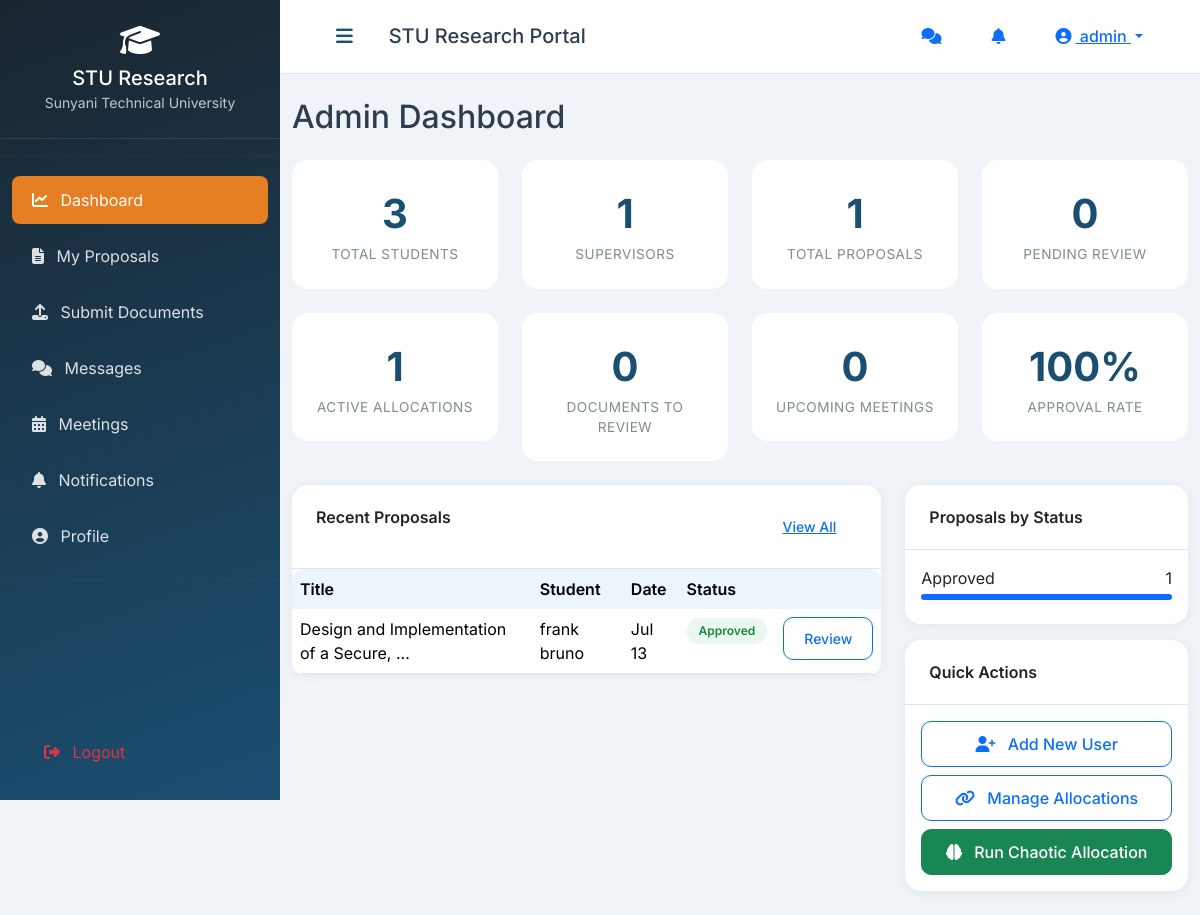
Page /dashboard/admin/ (signed in) on the committed database.
### research/models.py (models this page shows, shortened)
class User(AbstractUser):
    ROLE_CHOICES = (
        ('admin', 'Administrator'),
        ('supervisor', 'Supervisor'),
        ('student', 'Student'),
    )
    role = models.CharField(max_length=20, choices=ROLE_CHOICES, default='student')
    student_id = models.CharField(max_length=50, unique=True, null=True, blank=True)
    phone = models.CharField(max_length=20, blank=True)
    department = models.CharField(max_length=100, blank=True)
    profile_pic = models.ImageField(upload_to='profile_pics/', null=True, blank=True)
    is_active = models.BooleanField(default=True)
    last_seen = models.DateTimeField(null=True, blank=True)

class Proposal(models.Model):
    STATUS_CHOICES = (
        ('draft', 'Draft'),
        ('submitted', 'Submitted'),
        ('under_review', 'Under Review'),
        ('approved', 'Approved'),
        ('rejected', 'Rejected'),
        ('revision_required', 'Revision Required'),
    )
    student = models.ForeignKey(
        User, on_delete=models.CASCADE,
        related_name='proposals',
        limit_choices_to={'role': 'student'}
    )
    title = models.CharField(max_length=500)
    abstract = models.TextField(blank=True)
    objectives = models.TextField(blank=True)
    methodology = models.TextField(blank=True)
    background = models.TextField(blank=True)
    expected_outcomes = models.TextField(blank=True)
    keywords = models.CharField(max_length=500, blank=True, help_text="Comma separated keywords")
    department = models.CharField(max_length=100, blank=True)
    program = models.CharField(max_length=100, blank=True)
    academic_year = models.CharField(max_length=20, blank=True)
    document = models.FileField(upload_to='proposals/', null=True, blank=True)
    status = models.CharField(max_length=30, choices=STATUS_CHOICES, default='draft')
    admin_comments = models.TextField(blank=True)
    submission_date = models.DateTimeField(null=True, blank=True)
    review_date = models.DateTimeField(null=True, blank=True)
    created_at = models.DateTimeField(auto_now_add=True)
    updated_at = models.DateTimeField(auto_now=True)

### research/views.py (the view)
# urls.py: path('dashboard/admin/', views.admin_dashboard, name='admin_dashboard'),
@login_required
@role_required('admin')
def admin_dashboard(request):
    today = timezone.now().date()
    stats = {
        'total_users': User.objects.count(),
        'total_students': User.objects.filter(role='student').count(),
        'total_supervisors': User.objects.filter(role='supervisor').count(),
        'total_proposals': Proposal.objects.count(),
        'pending_proposals': Proposal.objects.filter(status__in=['submitted', 'under_review']).count(),
        'approved_proposals': Proposal.objects.filter(status='approved').count(),
        'rejected_proposals': Proposal.objects.filter(status='rejected').count(),
        'active_allocations': Allocation.objects.filter(status='active').count(),
        'total_reports': ProgressReport.objects.count(),
        'pending_reviews': ProgressReport.objects.filter(status='submitted').count(),
        'total_meetings': Meeting.objects.count(),
        'upcoming_meetings': Meeting.objects.filter(
            meeting_date__gte=timezone.now(), status='scheduled'
        ).count(),
        'completion_rate': 0,
    }
    total = stats['total_proposals']
    if total > 0:
        stats['completion_rate'] = int((stats['approved_proposals'] / total) * 100)
    monthly_proposals = (
        Proposal.objects
        .filter(submission_date__year=today.year)
        .values('submission_date__month')
        .annotate(count=Count('id'))
        .order_by('submission_date__month')
    )
    recent_proposals = (
        Proposal.objects
        .select_related('student')
        .order_by('-created_at')[:10]
    )
    proposals_by_status = list(
        Proposal.objects.values('status').annotate(count=Count('id'))
    )
    proposals_by_department = list(
        Proposal.objects
        .exclude(department='')
        .values('department')
        .annotate(count=Count('id'))
        .order_by('-count')[:10]
    )
    context = {
        'stats': stats,
        'monthly_proposals': monthly_proposals,
        'recent_proposals': recent_proposals,
        'proposals_by_status': proposals_by_status,
        'proposals_by_department': proposals_by_department,
        'section': 'dashboard',
    }
    return render(request, 'research/admin/dashboard.html', context)

### research/context_processors.py (called while the page is built)
def notification_count(request):
    if request.user.is_authenticated:
        notif_count = Notification.objects.filter(user=request.user, is_read=False).count()
        try:
            from .models import Message
            msg_count = Message.objects.filter(recipient=request.user, is_read=False).count()
        except Exception:
            msg_count = 0
        return {
            'unread_notification_count': notif_count,
            'unread_msg_count': msg_count,
        }
    return {'unread_notification_count': 0, 'unread_msg_count': 0}

def user_role(request):
    if request.user.is_authenticated:
        return {'user_role': request.user.role}
    return {'user_role': None}

### research/views.py (called while the page is built)
def role_required(*roles):
    def decorator(view_func):
        @wraps(view_func)
        def wrapper(request, *args, **kwargs):
            if not request.user.is_authenticated:
                messages.warning(request, 'Please log in to access this page.')
                return redirect('login')
            if request.user.role not in roles and not request.user.is_superuser:
                messages.error(request, 'You do not have permission to access this page.')
                return redirect('dashboard')
            return view_func(request, *args, **kwargs)
        return wrapper
    return decorator

### templates/research/admin/dashboard.html (shortened to what this page needs)
{% extends 'base.html' %}
{% load static %}
{% block content %}
<div class="row">
    <div class="col-12">
        <h2 class="mb-4">Admin Dashboard</h2>
    </div>
</div>
<div class="row g-4 mb-4">
    <div class="col-md-3">
        <div class="stat-card">
            <div class="stat-number">{{ stats.total_students }}</div>
            <div class="stat-label">Total Students</div>
        </div>
    </div>
    <div class="col-md-3">
        <div class="stat-card">
            <div class="stat-number">{{ stats.total_supervisors }}</div>
            <div class="stat-label">Supervisors</div>
        </div>
    </div>
    <div class="col-md-3">
        <div class="stat-card">
            <div class="stat-number">{{ stats.total_proposals }}</div>
            <div class="stat-label">Total Proposals</div>
        </div>
    </div>
    <div class="col-md-3">
        <div class="stat-card">
            <div class="stat-number">{{ stats.pending_proposals }}</div>
            <div class="stat-label">Pending Review</div>
        </div>
    </div>
</div>
<div class="row g-4 mb-4">
    <div class="col-md-3">
        <div class="stat-card">
            <div class="stat-number">{{ stats.active_allocations }}</div>
            <div class="stat-label">Active Allocations</div>
        </div>
    </div>
    <div class="col-md-3">
        <div class="stat-card">
            <div class="stat-number">{{ stats.pending_reviews }}</div>
            <div class="stat-label">Documents to Review</div>
        </div>
    </div>
    <div class="col-md-3">
        <div class="stat-card">
            <div class="stat-number">{{ stats.upcoming_meetings }}</div>
            <div class="stat-label">Upcoming Meetings</div>
        </div>
    </div>
    <div class="col-md-3">
        <div class="stat-card">
            <div class="stat-number">{{ stats.completion_rate }}%</div>
            <div class="stat-label">Approval Rate</div>
        </div>
    </div>
</div>
<div class="row g-4">
    <div class="col-md-8">
        <div class="card">
            <div class="card-header">
                Recent Proposals
                <a href="{% url 'admin_proposals' %}" class="btn btn-sm btn-link float-end">View All</a>
            </div>
            <div class="card-body p-0">
                <div class="table-responsive">
                    <table class="table table-hover mb-0">
                        <thead>
                            <tr><th>Title</th><th>Student</th><th>Date</th><th>Status</th><th></th></tr>
                        </thead>
                        <tbody>
                            {% for proposal in recent_proposals %}
                            <tr>
                                <td>{{ proposal.title|truncatechars:40 }}</td>
                                <td>{{ proposal.student.get_full_name|default:proposal.student.username }}</td>
                                <td>{{ proposal.created_at|date:"M d" }}</td>
                                <td><span class="badge-status badge-{{ proposal.status }}">{{ proposal.get_status_display }}</span></td>
                                <td><a href="{% url 'admin_proposal_review' proposal.id %}" class="btn btn-sm btn-outline-primary">Review</a></td>
                            </tr>
                            {% empty %}
                            <tr><td colspan="5" class="text-center py-3 text-muted">No proposals yet.</td></tr>
                            {% endfor %}
                        </tbody>
                    </table>
                </div>
            </div>
        </div>
    </div>
    <div class="col-md-4">
        <div class="card">
            <div class="card-header">Proposals by Status</div>
            <div class="card-body">
                {% if stats.total_proposals > 0 %}
                    {% for item in proposals_by_status %}
                    <div class="mb-2">
                        <div class="d-flex justify-content-between">
                            <span>{{ item.status|title }}</span>
                            <span>{{ item.count }}</span>
                        </div>
                        <div class="progress mt-1" style="height: 6px;">
                            {% widthratio item.count stats.total_proposals 100 as bar_width %}
                            <div class="progress-bar bg-primary" style="width: {{ bar_width }}%"></div>
                        </div>
                    </div>
                    {% endfor %}
                {% else %}
                    <p class="text-muted mb-0">No proposal data yet.</p>
                {% endif %}
            </div>
        </div>
        <div class="card mt-3">
            <div class="card-header">Quick Actions</div>
            <div class="card-body d-grid gap-2">
                <a href="{% url 'admin_user_create' %}" class="btn btn-outline-primary">
                    <i class="fas fa-user-plus me-2"></i> Add New User
                </a>
                <a href="{% url 'admin_allocations' %}" class="btn btn-outline-primary">
                    <i class="fas fa-link me-2"></i> Manage Allocations
                </a>
                <form method="post" action="{% url 'admin_chaotic_allocation' %}"
                      onsubmit="return confirm('Run chaotic allocation algorithm? This will automatically assign all unallocated approved proposals.')">
                    <button type="submit" class="btn btn-success w-100">
                        <i class="fas fa-brain me-2"></i> Run Chaotic Allocation
                    </button>
                </form>
            </div>
        </div>
    </div>
</div>
{% endblock %}

### templates/base.html (shortened to what this page needs)
<!DOCTYPE html>
<html lang="en">
<head>
    <link href="https://cdn.jsdelivr.net/npm/bootstrap@5.3.2/dist/css/bootstrap.min.css" rel="stylesheet">
    <link rel="stylesheet" href="https://cdnjs.cloudflare.com/ajax/libs/font-awesome/6.5.0/css/all.min.css">
    {% load static %}
    <link rel="stylesheet" href="{% static 'css/custom.css' %}">
</head>
<body>
{% if user.is_authenticated %}{% include 'includes/sidebar.html' %}{% endif %}
<div class="main-content {% if user.is_authenticated %}with-sidebar{% endif %}">
    {% if user.is_authenticated %}
    <nav class="top-nav">
        <div class="container-fluid">
            <div class="d-flex justify-content-between align-items-center">
                <div class="d-flex align-items-center">
                    <button class="sidebar-toggle btn btn-link" id="sidebarToggle" aria-label="Toggle sidebar">
                        <i class="fas fa-bars"></i>
                    </button>
                    <h5 class="mb-0 ms-3 d-none d-md-block">STU Research Portal</h5>
                </div>
                <div class="d-flex align-items-center gap-2">
                    <a href="{% url 'conversation_list' %}" class="btn btn-link position-relative" title="Messages">
                        <i class="fas fa-comments"></i>
                    </a>
                    <div class="dropdown">
                        <button class="btn btn-link position-relative" type="button"
                                id="notifToggle" data-bs-toggle="dropdown"
                                aria-expanded="false" aria-label="Notifications">
                            <i class="fas fa-bell"></i>
                        </button>
                    </div>
                    <div class="dropdown">
                        <button class="btn btn-link dropdown-toggle" type="button" data-bs-toggle="dropdown">
                            <i class="fas fa-user-circle me-1"></i>
                            <span class="d-none d-md-inline">{{ user.get_full_name|default:user.username }}</span>
                        </button>
                    </div>
                </div>
            </div>
        </div>
    </nav>
    {% endif %}
    <main class="py-4">
        <div class="container-fluid">
            {% block content %}{% endblock %}
        </div>
    </main>
</div>
<div id="toast-container" class="toast-container position-fixed bottom-0 end-0 p-3" style="z-index:1200;"></div>
</body>
</html>

### research/static/css/custom.css (style rules this page uses)
:root { --primary: #1B4F72; --primary-dark: #0D3B5E; --primary-light: #2E86C1; --secondary: #2980B9; --accent: #E67E22; --success: #27AE60; --danger: #E74C3C; --warning: #F39C12; --light: #EBF5FB; --dark: #1A252F; --gray: #7F8C8D; --border: #D5E8F0; }
* { margin: 0; padding: 0; box-sizing: border-box; }
body { font-family: 'Inter', sans-serif; background: #F0F4F8; color: #2C3E50; }
.main-content { margin-left: 280px; transition: all 0.3s ease; min-height: 100vh; }
.top-nav { background: white; padding: 12px 24px; border-bottom: 1px solid var(--border); position: sticky; top: 0; z-index: 999; }
.sidebar-toggle { color: var(--primary); font-size: 1.2rem; background: transparent; border: none; }
.card { border: none; border-radius: 16px; box-shadow: 0 2px 12px rgba(27,79,114,0.08); transition: all 0.2s; }
.card-header { background: transparent; border-bottom: 1px solid var(--border); padding: 20px 24px; font-weight: 600; }
.stat-card { background: white; border-radius: 16px; padding: 24px; text-align: center; transition: all 0.2s; }
.stat-card .stat-number { font-size: 2.5rem; font-weight: 700; color: var(--primary); }
.stat-card .stat-label { color: var(--gray); font-size: 0.85rem; text-transform: uppercase; letter-spacing: 0.5px; }
.badge-status { display: inline-block; padding: 4px 12px; border-radius: 20px; font-size: 0.75rem; font-weight: 600; }
.badge-approved { background: #E9F7EF; color: #1E8449; }
.btn { border-radius: 10px; padding: 10px 20px; font-weight: 500; }
.table { background: white; border-radius: 12px; overflow: hidden; }
.table th { background: var(--light); border-bottom: none; font-weight: 600; }
.toast-container { position: fixed; bottom: 20px; right: 20px; z-index: 1100; }

### rows in the picture
User: get_full_name "admin"
Proposal: title "Design and Implementation of a Secure, …", student.get_full_name "frank bruno", created_at "Jul 13", status "Approved"

### other values in the picture
{{ stats.total_students }} "3"
{{ stats.total_supervisors }} "1"
{{ stats.total_proposals }} "1"
{{ stats.pending_proposals }} "0"
{{ stats.active_allocations }} "1"
{{ stats.pending_reviews }} "0"
{{ stats.upcoming_meetings }} "0"
{{ stats.completion_rate }} "100"
{{ item.status|title }} "Approved"
{{ item.count }} "1"
